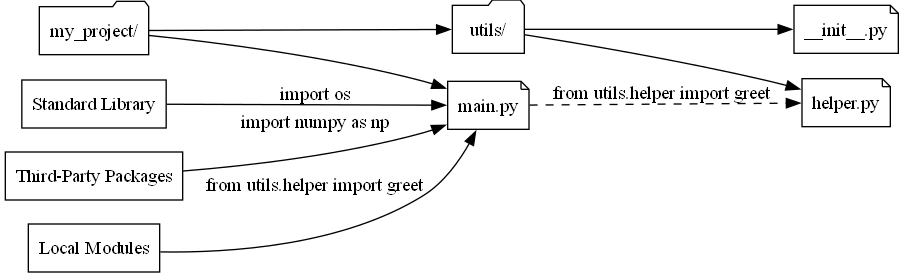

Reproduce this figure in Python.
import subprocess
import sys
import shutil
import platform
import graphviz
from graphviz import Digraph

def print_graphviz_install_instructions():
    system = platform.system()
    print("\n[!] Graphviz executable 'dot' is not available. You must install Graphviz manually:")
    if system == "Windows":
        print("1. Download Graphviz from: https://graphviz.org/download/")
        print("2. During installation, check the box: 'Add Graphviz to system PATH'")
        print("3. After installation, restart your terminal.")
        print("4. Confirm installation by running: dot -V")
    elif system == "Darwin":
        print("Run: brew install graphviz")
    elif system == "Linux":
        print("Run: sudo apt install graphviz")
    else:
        print("Unsupported platform. Please install Graphviz manually from: https://graphviz.org/download/")

def check_graphviz_executable():
    if shutil.which("dot") is None:
        print_graphviz_install_instructions()
        sys.exit(1)

def create_import_diagram(output_format, filename):
    dot = Digraph(comment='Python Imports and Packages', format=output_format)
    dot.attr(rankdir='LR', fontsize='16', fontname='Helvetica')
    dot.attr(size='10,7')

    dot.node('proj', 'my_project/', shape='folder')
    dot.node('main', 'main.py', shape='note')
    dot.node('utils', 'utils/', shape='folder')
    dot.node('init', '__init__.py', shape='note')
    dot.node('helper', 'helper.py', shape='note')

    dot.edge('proj', 'main')
    dot.edge('proj', 'utils')
    dot.edge('utils', 'init')
    dot.edge('utils', 'helper')
    dot.edge('main', 'helper', label='from utils.helper import greet', style='dashed')

    dot.node('stdlib', 'Standard Library', shape='box')
    dot.node('thirdparty', 'Third-Party Packages', shape='box')
    dot.node('localmod', 'Local Modules', shape='box')

    dot.edge('stdlib', 'main', label='import os')
    dot.edge('thirdparty', 'main', label='import numpy as np')
    dot.edge('localmod', 'main', label='from utils.helper import greet')

    try:
        dot.render(filename, cleanup=True)
        print(f"[✔] Diagram successfully rendered: {filename}.{output_format}")
    except Exception as e:
        print(f"[✘] Failed to render diagram to {output_format}: {e}")

if __name__ == '__main__':
    check_graphviz_executable()
    create_import_diagram('png', '2025-03-21-CGPT-4o-R16-PythonImportsGraphviz_Helvetica')
    create_import_diagram('pdf', '2025-03-21-CGPT-4o-R16-PythonImportsGraphviz_Helvetica')
